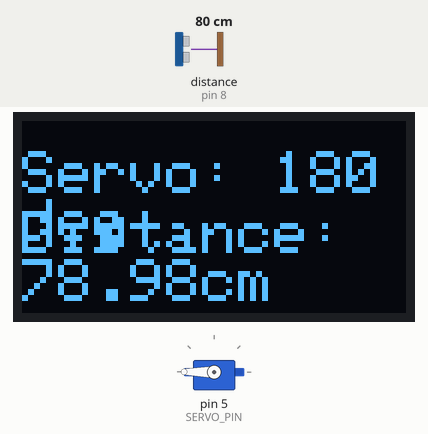
The sketch below on a simulated Arduino Uno, built with avr-gcc and run on an emulated ATmega328P. On the bench: servo, 128×64 one-colour display. Wiring (inferred from the names in the program): ultrasonic range finder: trigger pin 7; echo pin 8. The inputs (shaded band) are chosen by the test bench; at power-on: distance to the obstacle (sensor on pin 8) 80 cm. The echo pulse lasts 58.3 µs per cm; what the sketch prints to the serial monitor is not drawn.

Above: at 1.2 s.
1.3 s: distance to the obstacle (sensor on pin 8) set to 9 cm
At 2.8 s:
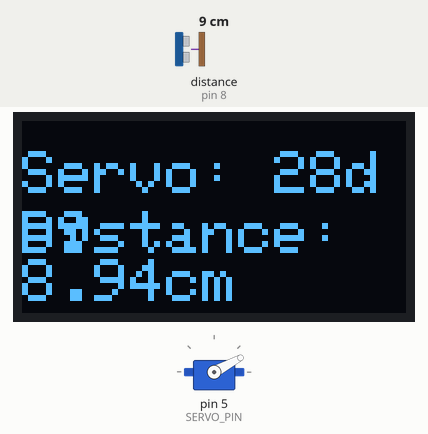
3.4 s: distance to the obstacle (sensor on pin 8) set to 2 cm
At 3.92 s:
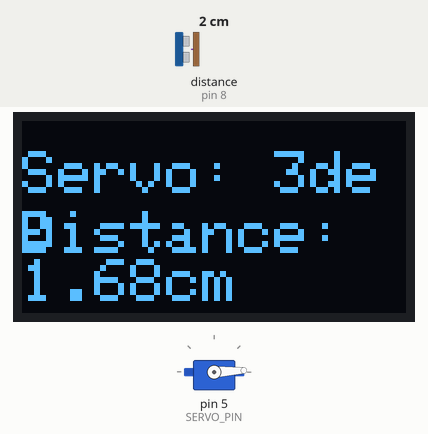
5.5 s: distance to the obstacle (sensor on pin 8) set to 18 cm
At 6.0 s:
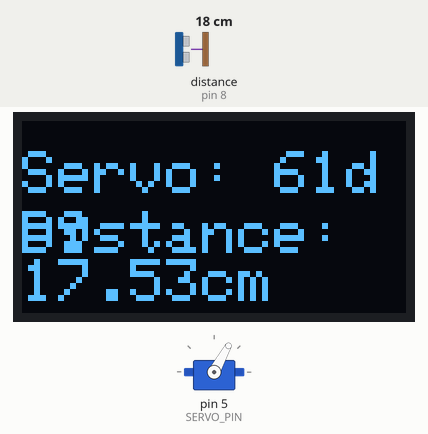
7.1 s: distance to the obstacle (sensor on pin 8) set to 35 cm
At 7.35 s:
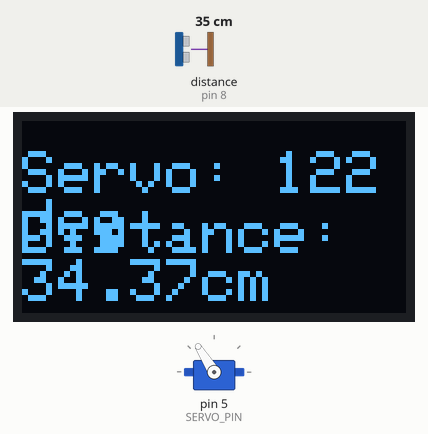
Timing chart, 0 to 10.1 s (numbered marks = the images above; inputs shaded):
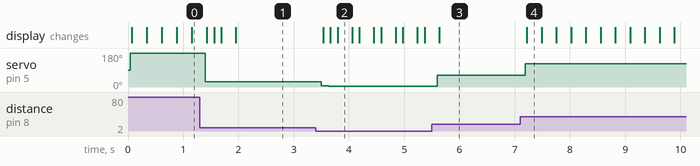

Measured:
- after the input at 1.3 s, servo on pin 5 (SERVO_PIN): 180° → 28° after 0.09 s; the display: changes after 0.13 s (image 1)
- after the input at 3.4 s, servo on pin 5 (SERVO_PIN): 28° → 7° after 0.10 s, → 3° 0.13 s later; the display: first changes after 0.13 s (image 2 shows a later state)
- after the input at 5.5 s, servo on pin 5 (SERVO_PIN): 3° → 61° after 0.10 s; the display: changes after 0.13 s (image 3)
- after the input at 7.1 s, servo on pin 5 (SERVO_PIN): 61° → 122° after 0.09 s; the display: changes after 0.12 s (image 4)

The sketch:

combine-projects.ino
```cpp
// -------- Include Required Libraries --------
#include <Servo.h>    // Servo motor library

#include<Wire.h>   // Library for I2C communication
#include<Adafruit_SSD1306.h>    // Library for OLED display
#include<Adafruit_GFX.h>    // Graphics library for text and shapes

// Create a Servo object
Servo myServo;

// Create OLED display object using I2C (no reset pin, so -1)
Adafruit_SSD1306 oled(128,64,&Wire,-1);

// -------- Define Pins --------
#define SERVO_PIN 5   // Arduino UNO PWM pin for servo

const int trigpin = 7;  // Ultarsonic Trigger pin (OUTPUT)
const int echopin = 8;  // Ultrasonic Echo pin (INPUT)

// Define OLED display width and heigh
#define SCREEN_WIDTH 128
#define SCREEN_HEIGHT 64

// Variables to store time and distance
long duration;
float distance_cm;

void setup() {

  Serial.begin(9600);  // Start serial communication

  // Attach servo to pin
  myServo.attach(SERVO_PIN);

  // Initialize OLED display with I2C address 0x3C
  if(!oled.begin(SSD1306_SWITCHCAPVCC,0x3C))
  {
    Serial.print("Failed to connect");
    while(true);   // Stop execution if OLED is not detected
  }

  // Clear any previous data from display buffer
  oled.clearDisplay();

  pinMode(trigpin,OUTPUT);   // Set trig pin as output
  pinMode(echopin,INPUT);   // Set echo pin as input
}

void loop() {
  // -------- Generate Trigger Pulse --------
  digitalWrite(trigpin,LOW);
  delayMicroseconds(2);   // Ensure clean LOW signal

  digitalWrite(trigpin,HIGH);
  delayMicroseconds(10);    // Send 10µs pulse
  digitalWrite(trigpin,LOW);


  // -------- Read Echo Pulse --------
  duration = pulseIn(echopin,HIGH);    // Measure time of HIGH pulse

  // -------- Convert to Distance --------
  // Speed of sound = 0.034 cm/µs
  distance_cm = duration*0.034/2;

  // -------- Map Distance to Servo Angle --------
  // Map 0–50 cm → 0–180 degrees
 int servo_angle = map(distance_cm,0,50,0,180);
 servo_angle = constrain(servo_angle, 0, 180);

 //Moves Servo to servo_angle
 myServo.write(servo_angle);  // object_name.write(angle)

 // -------- Print Result --------
  Serial.print("Distance: ");
  Serial.print(distance_cm);
  Serial.println("cm");

 Serial.print("Postion of Servo motor = ");
 Serial.println(servo_angle);

  // -------- OLED Display --------
 oled.clearDisplay();    // Clear display buffer

 oled.setTextSize(2);     // Set text size (1–8)
 oled.setTextColor(WHITE);  // Set text color

 //For Line-1
 oled.setCursor(0,10);     // Set cursor position (x, y)
 oled.print("Servo: ");   // Print message to buffer
 oled.print(servo_angle);
 oled.print("deg");

 //For Line-2
 oled.setCursor(0,30);
 oled.print("Distance: ");
 oled.print(distance_cm);
 oled.print("cm");

 oled.display();   // Show buffer content on screen

 delay(100);   // Optional delay for stability


}
```
